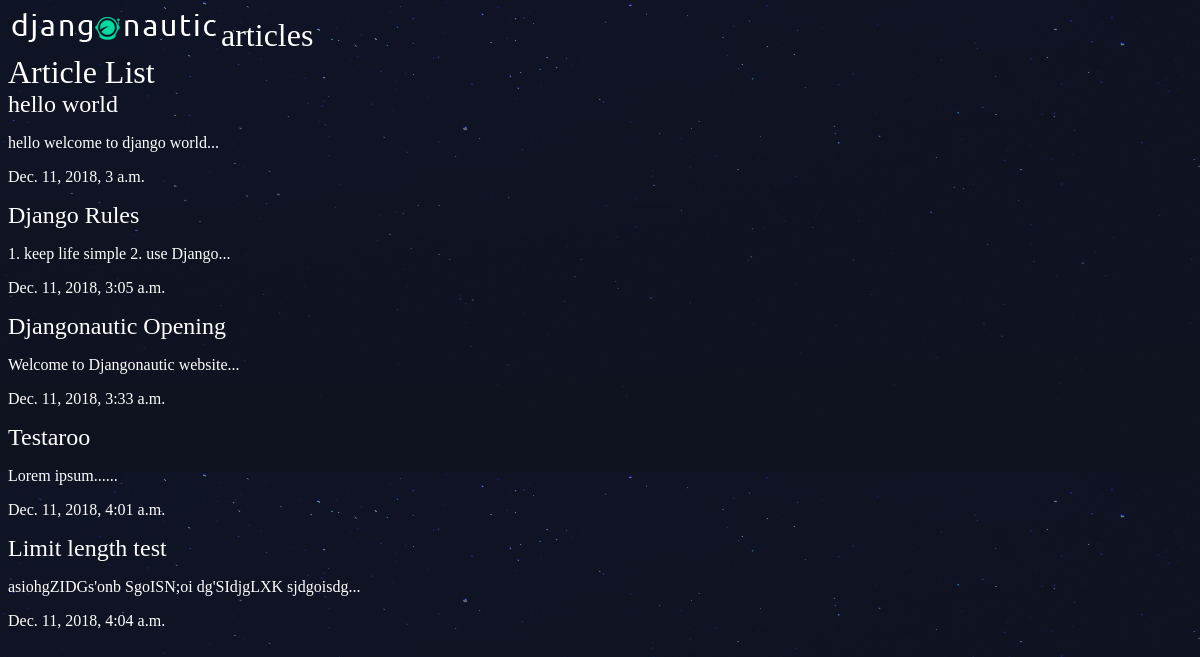
The page /articles/ on the database as committed earlier.
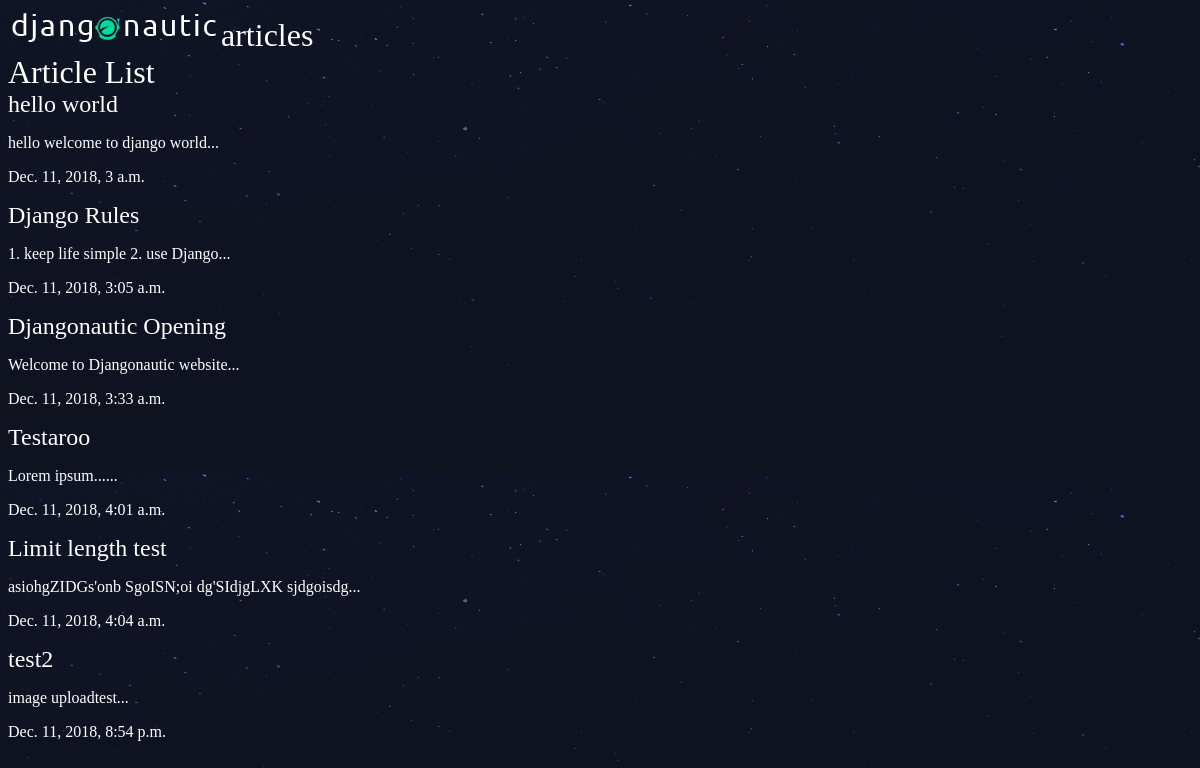
The same page on the database as committed later.
### articles/models.py (models this page shows, shortened)
class Article(models.Model):
  title = models.CharField(max_length=100)
  slug = models.SlugField()
  body = models.TextField()
  date = models.DateTimeField(auto_now_add=True)
  thumb = models.ImageField(default='default.png', blank=True)
  def snippet(self):
    return self.body[:50] + '...'

### articles/views.py (the view)
# urls.py: path('', views.article_list, name="list"),
def article_list(request):
  articles = Article.objects.all().order_by('date')
  return render(request, 'articles/article_list.html', {'articles': articles})

### articles/templates/articles/article_list.html
{% extends 'base_layout.html' %}
{% block content %}
  <h1>Article List</h1>
  <div class="articles">
    {% for article in articles %}
      <div class="article">
        <h2><a href="{% url 'articles:detail' slug=article.slug %}">{{article.title}}</a></h2>
        <p>{{article.snippet}}</p>
        <p>{{article.date}}</p>
      </div>
    {% endfor %}
  </div>
{% endblock %}

### templates/base_layout.html (shortened to what this page needs)
{% load static from staticfiles %}
<!DOCTYPE html>
<html>
<head>
  <link rel="stylesheet" href="{% static 'styles.css' %}"">
</head>
<body>
<div class="wrapper">
  <h1><a href="{% url 'articles:list' %}"><img src="{% static 'logo.png'%}" />articles</a></h1>
  {% block content %}
  {% endblock %}
</div>
  </body>
  </html>

### assets/styles.css (style rules this page uses)
body { background-color: #0f121f; background-image: url(stars.png); background-repeat-y: no-repeat; color: #fff; }
body * { font-family: Ubuntu; }
h1, h2, h3, h4, h5 { font-weight: normal; margin: 0; }
a, a:hover, a:visited { color: #fff; text-decoration: none; }

Rows that differ between the two databases and show on the page:
added Article: title "test2", snippet "image uploadtest...", date "Dec. 11, 2018, 8:54 p.m."
